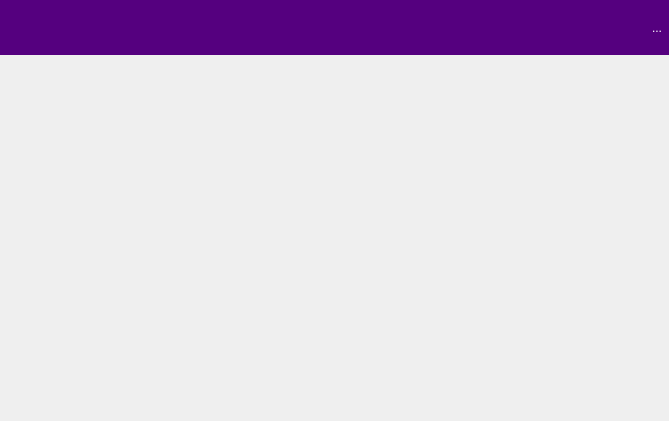
<?xml version="1.0" encoding="UTF-8"?>
<ui version="4.0">
 <class>OImageView</class>
 <widget class="QDialog" name="OImageView">
  <property name="geometry">
   <rect>
    <x>0</x>
    <y>0</y>
    <width>669</width>
    <height>421</height>
   </rect>
  </property>
  <property name="windowTitle">
   <string>Dialog</string>
  </property>
  <layout class="QVBoxLayout" name="verticalLayout" stretch="0,1">
   <property name="spacing">
    <number>0</number>
   </property>
   <property name="leftMargin">
    <number>0</number>
   </property>
   <property name="topMargin">
    <number>0</number>
   </property>
   <property name="rightMargin">
    <number>0</number>
   </property>
   <property name="bottomMargin">
    <number>0</number>
   </property>
   <item>
    <widget class="QFrame" name="frameHeader">
     <property name="minimumSize">
      <size>
       <width>0</width>
       <height>55</height>
      </size>
     </property>
     <property name="styleSheet">
      <string notr="true">QToolButton{
	color:white;
	font: 75 20pt &quot;微软雅黑&quot;;
}

QToolButton::disabled{
	color:darkgray;
}

QFrame#frameHeader {
	background-color: rgb(85, 0, 127);
}

QLabel{
	color:white;
	font: 75 20pt &quot;微软雅黑&quot;;
}</string>
     </property>
     <property name="frameShape">
      <enum>QFrame::NoFrame</enum>
     </property>
     <property name="frameShadow">
      <enum>QFrame::Raised</enum>
     </property>
     <layout class="QHBoxLayout" name="horizontalLayout" stretch="1,0">
      <property name="leftMargin">
       <number>0</number>
      </property>
      <property name="topMargin">
       <number>0</number>
      </property>
      <property name="rightMargin">
       <number>0</number>
      </property>
      <property name="bottomMargin">
       <number>0</number>
      </property>
      <item>
       <widget class="QLabel" name="labelTitle">
        <property name="text">
         <string/>
        </property>
        <property name="alignment">
         <set>Qt::AlignCenter</set>
        </property>
       </widget>
      </item>
      <item>
       <widget class="QToolButton" name="toolButtonClose">
        <property name="sizePolicy">
         <sizepolicy hsizetype="Preferred" vsizetype="Expanding">
          <horstretch>0</horstretch>
          <verstretch>0</verstretch>
         </sizepolicy>
        </property>
        <property name="text">
         <string>...</string>
        </property>
        <property name="icon">
         <iconset resource="omessagebox.qrc">
          <normaloff>:/images/close.png</normaloff>:/images/close.png</iconset>
        </property>
        <property name="iconSize">
         <size>
          <width>48</width>
          <height>48</height>
         </size>
        </property>
        <property name="autoRaise">
         <bool>true</bool>
        </property>
       </widget>
      </item>
     </layout>
    </widget>
   </item>
   <item>
    <widget class="QFrame" name="frameImage">
     <property name="frameShape">
      <enum>QFrame::NoFrame</enum>
     </property>
     <property name="frameShadow">
      <enum>QFrame::Raised</enum>
     </property>
     <layout class="QHBoxLayout" name="horizontalLayout_2">
      <property name="spacing">
       <number>0</number>
      </property>
      <property name="leftMargin">
       <number>0</number>
      </property>
      <property name="topMargin">
       <number>0</number>
      </property>
      <property name="rightMargin">
       <number>0</number>
      </property>
      <property name="bottomMargin">
       <number>0</number>
      </property>
      <item>
       <widget class="QLabel" name="labelImage">
        <property name="text">
         <string/>
        </property>
        <property name="scaledContents">
         <bool>true</bool>
        </property>
       </widget>
      </item>
     </layout>
    </widget>
   </item>
  </layout>
 </widget>
 <resources>
  <include location="omessagebox.qrc"/>
 </resources>
 <connections/>
</ui>
